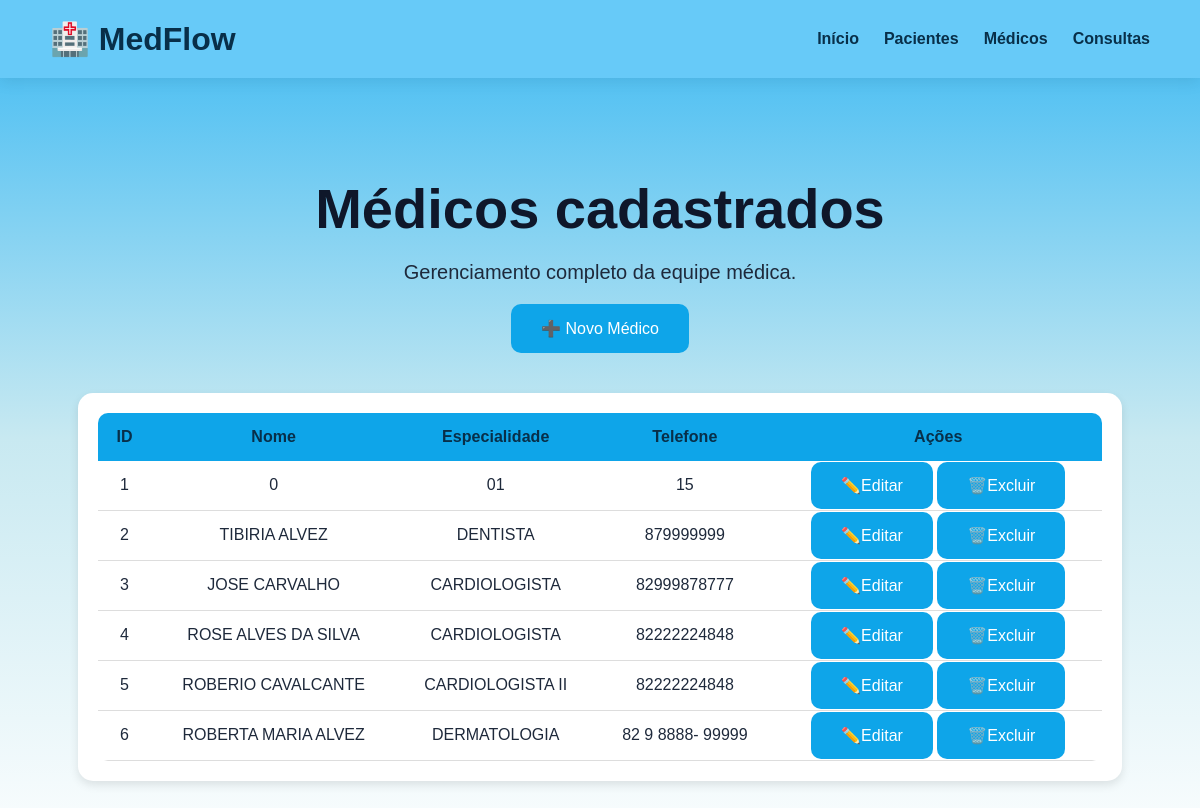
Page /medicos on the earlier database version.
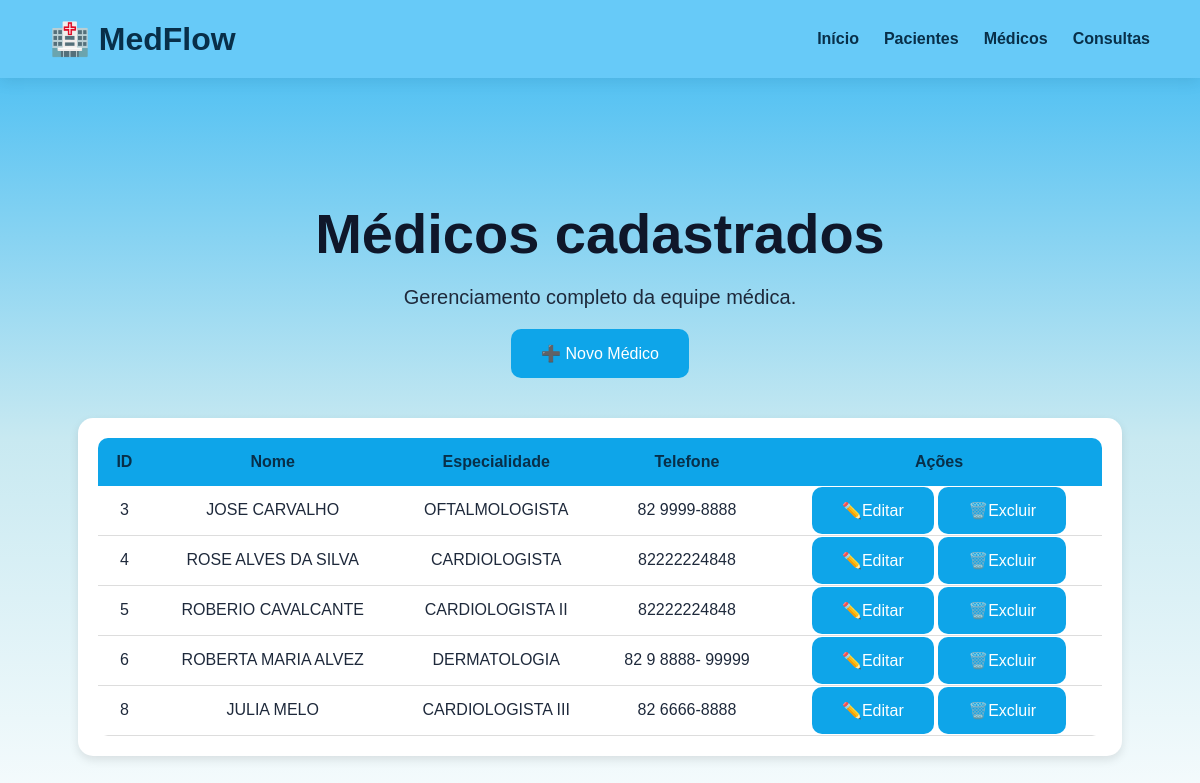
Same page on the later database version.
### tables this page shows
CREATE TABLE medicos (
                   id INTEGER PRIMARY KEY AUTOINCREMENT,
                   nome TEXT NOT NULL,
                   especialidade TEXT NOT NULL,
                   telefone TEXT NOT NULL
                   );

### app.py (the view)
@app.route("/medicos")
def medicos():
    conexao = conectar()
    cursor = conexao.cursor()
    cursor.execute("SELECT * FROM medicos")
    medicos = cursor.fetchall()
    lista_medicos = []
    for medico in medicos:
        lista_medicos.append({
            "id": medico[0],
            "nome": medico[1],
            "especialidade": medico[2],
            "telefone": medico[3]
        })
    conexao.close()
    return render_template("medicos.html", medicos=lista_medicos
    )

### database/conexao.py (called while the page is built)
def conectar():
    conexao = sqlite3.connect('medflow.db')
    return conexao

### templates/medicos.html (shortened to what this page needs)
<!DOCTYPE html>
<html lang="pt-br">
<head>
    <link rel="stylesheet" href="{{ url_for('static', filename='css/style.css') }}">
</head>
<body>
    <nav class="navbar">
        <div class="logo">
            🏥 MedFlow
        </div>
        <div class="menu">
            <a href="/">Início</a>
            <a href="/pacientes">Pacientes</a>
            <a href="/medicos">Médicos</a>
            <a href="/consultas">Consultas</a>
        </div>
    </nav>
    <section class="hero">
        <h1>Médicos cadastrados</h1>
        <p>
            Gerenciamento completo da equipe médica.
        </p>
        <a href="/novo-medico" class="btn">
         ➕ Novo Médico
       </a>
        <div class="tabela-container">
            <table>
                <thead>
                    <tr>
                        <th>ID</th>
                        <th>Nome</th>
                        <th>Especialidade</th>
                        <th>Telefone</th>
                        <th>Ações</th>
                    </tr>
                </thead>
                <tbody>
                    {% for medico in medicos %}
                    <tr>
                        <td>{{ medico.id }}</td>
                        <td>{{ medico.nome }}</td>
                        <td>{{ medico.especialidade }}</td>
                        <td>{{ medico.telefone }}</td>
                        <td>
                            <a href="/editar-medico/{{medico.id}}" class="btn">✏️Editar</a>
                            <a href="/excluir-medico/{{medico.id}}" class="btn">🗑️Excluir</a>
                        </td>
                    </tr>
                    {% endfor %}
                </tbody>
            </table>
        </div>
    </section>
</body>
</html>

Differences in the rows shown:
removed medicos: id "1", nome "0", especialidade "01", telefone "15"
removed medicos: id "2", nome "TIBIRIA ALVEZ", especialidade "DENTISTA", telefone "879999999"
changed medicos "JOSE CARVALHO": especialidade "CARDIOLOGISTA" → "OFTALMOLOGISTA"; telefone "82999878777" → "82 9999-8888"
added medicos: id "8", nome "JULIA MELO", especialidade "CARDIOLOGISTA III", telefone "82 6666-8888"
